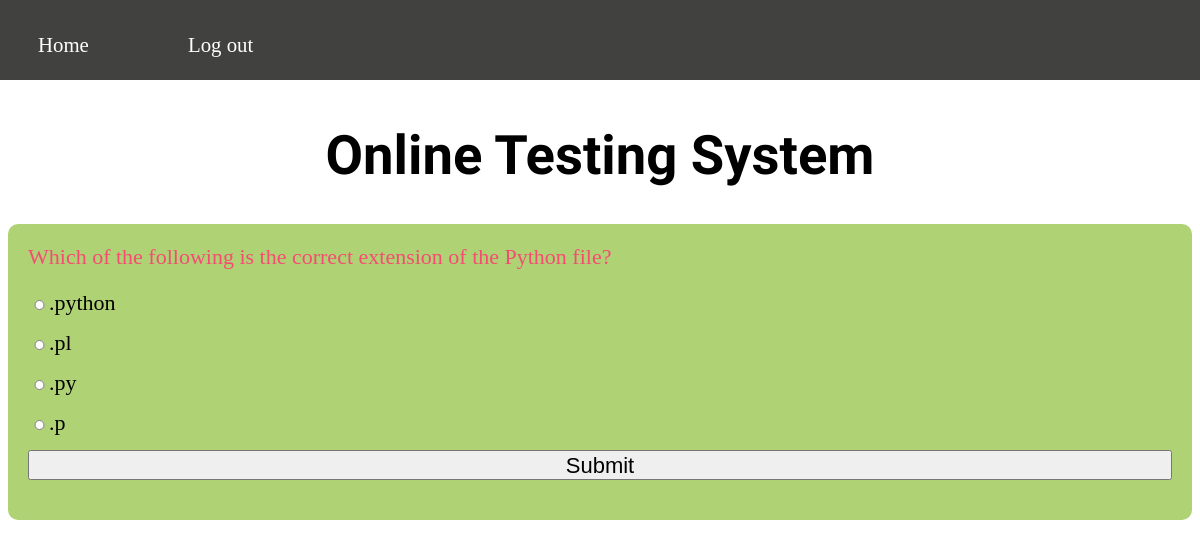
/test-paper?n=1 (signed in), run on the app's committed database.
### testapp/models.py (models this page shows)
class Question(models.Model):
    qid=models.BigAutoField(primary_key=True,auto_created=True)
    que=models.TextField()
    a=models.CharField(max_length=255)
    b=models.CharField(max_length=255)
    c=models.CharField(max_length=255)
    d=models.CharField(max_length=255)
    ans=models.CharField(max_length=2)

### testapp/views.py (the view)
# urls.py: path('test-paper',testPaper,name='testPaper'),
def testPaper(request):
    if 'name' not in request.session.keys():
        return render(request,"index.html")
    n=int(request.GET['n'])
    question_pool=list(Question.objects.all())
    random.shuffle(question_pool)
    question_list=question_pool[:n]
    context={'questions':question_list}
    return render(request,'test_paper.html',context)

### templates/test_paper.html (shortened to what this page needs)
{% extends 'main.html' %}
{%block section%} <a href="{%url 'home'%}">Home</a>
<a href="{%url 'logout'%}">Log out</a>{%endblock%}
{%block top%}
<form action="{%url 'calculateTest' %}" method="post">
{% for question in questions %}
<div class="list">
<div class="question">
   <label for="question"> <input type="hidden" name="qno{{question.qid}}" value="{{question.qid}}">
    {{question.que}}</label>
</div>
<div class="options">
   <label for="options"> <input type="radio" name="q{{question.qid}}" value="a">{{question.a}}
   </label>
</div>
<div class="options">
    <input type="radio" name="q{{question.qid}}" value="b">{{question.b}}
</div>
<div class="options">
    <input type="radio" name="q{{question.qid}}" value="c">{{question.c}}
</div>
<div class="options">
    <input type="radio" name="q{{question.qid}}" value="d">{{question.d}}
</div>
{% endfor %}
<div> <input type="submit" value="Submit"></div>
</div>
</form>
{%endblock%}

### testapp/static/theme.css (style rules this page uses)
.section a { text-decoration: none; margin: 15px 20px; color: white; height: 20px; padding: 10px; width: 90px; }

### testapp/static/theme1.css (style rules this page uses)
form { box-sizing:border-box; padding:20px; border-radius:10px; background-color:#AFD275; display:table; width:100%; }
input { display:block; width:100%; margin-bottom:20px; height:30px; font-size:22px; }
.question { color:#F64C72; font-size:22px; margin-bottom:20px; }
.options { font-size:22px; }
.options input { display:inline; width:fit-content; height:10px; }

### data on the page
Question: que "Which of the following is the correct extension of the Python file?", a ".python", b ".pl", c ".py", d ".p"
